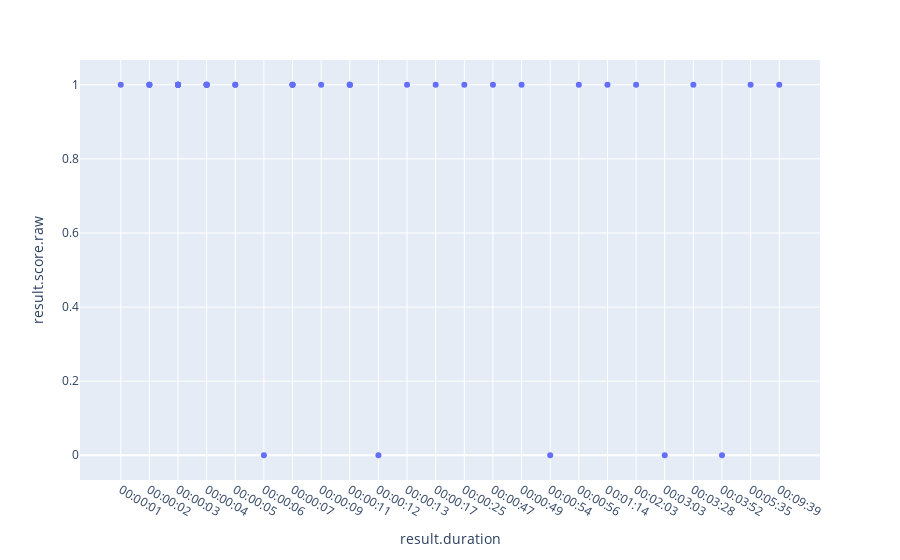

Source (notebook cell):
### Code cell
temp = base_df.loc[(base_df['object.definition.description.en-US'] == "Student has answered slide 3.2")].copy()
temp = temp.sort_values(by=['result.duration'])
fig = px.scatter(temp, y='result.score.raw', x = 'result.duration')
fig

### Figure 1 — Plotly figure (JSON) as saved in the notebook; plotly's stock layout.template omitted (floating-point values rounded to 4 significant figures)
{"data": [{"hovertemplate": "result.duration=%{x}<br>result.score.raw=%{y}<extra></extra>", "legendgroup": "", "marker": {"color": "#636efa", "symbol": "circle"}, "mode": "markers", "name": "", "orientation": "v", "showlegend": false, "type": "scatter", "x": ["00:00:01", "00:00:02", "00:00:02", "00:00:02", "00:00:03", "00:00:03", "00:00:03", "00:00:03", "00:00:03", "00:00:03", "00:00:04", "00:00:04", "00:00:04", "00:00:04", "00:00:04", "00:00:05", "00:00:05", "00:00:06", "00:00:07", "00:00:07", "00:00:07", "00:00:09", "00:00:11", "00:00:11", "00:00:11", "00:00:12", "00:00:13", "00:00:17", "00:00:25", "00:00:47", "00:00:49", "00:00:54", "00:00:56", "00:01:14", "00:02:03", "00:03:03", "00:03:28", "00:03:52", "00:05:35", "00:09:39"], "xaxis": "x", "y": [1, 1, 1, 1, 1, 1, 1, 1, 1, 1, 1, 1, 1, 1, 1, 1, 1, 0, 1, 1, 1, 1, 1, 1, 1, 0, 1, 1, 1, 1, 1, 0, 1, 1, 1, 0, 1, 0, 1, 1], "yaxis": "y"}], "layout": {"legend": {"tracegroupgap": 0}, "margin": {"t": 60}, "xaxis": {"anchor": "y", "domain": [0, 1], "title": {"text": "result.duration"}}, "yaxis": {"anchor": "x", "domain": [0, 1], "title": {"text": "result.score.raw"}}}}
